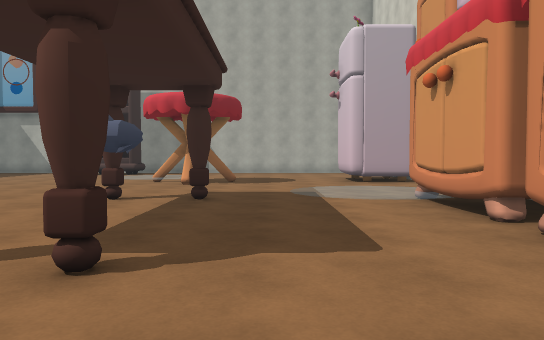
view 1 (above)

24 first-person views from a walk through a scene from a Unity 3-D project. The camera is 1.3 m above the floor, tilts 2° down and sees 70° across. The floor is counted in squares, 1.41 m on a side. Each view is taken from the middle of a square. On the plan, view 1 faces up. The plan holds only what a view shows up to about 13 squares ahead; the rest is blank. The place goes on beyond the plan. The player character is not drawn. Door leaves are left out, so doorways stand open.

view 2
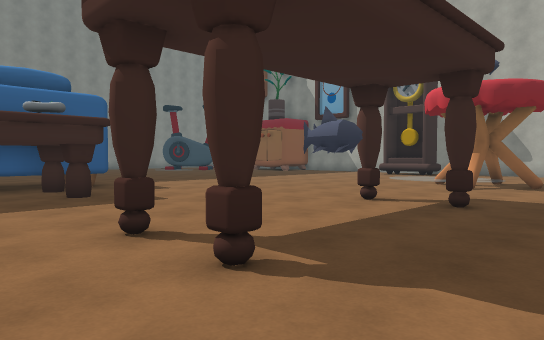

view 3
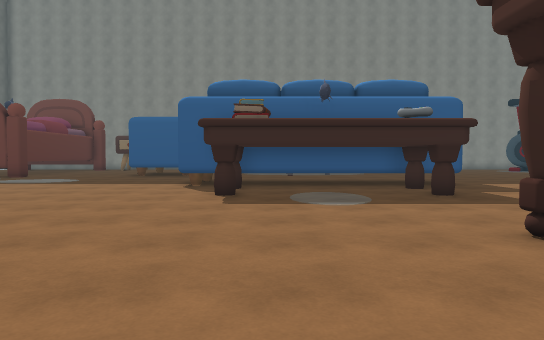

view 4
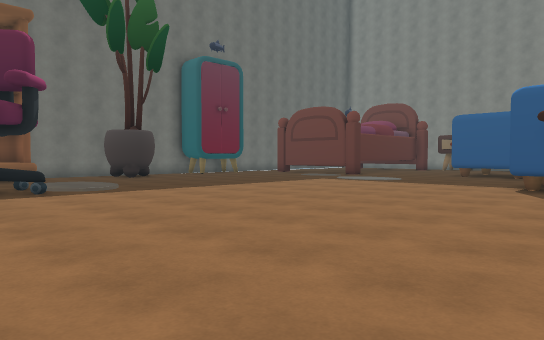

view 5
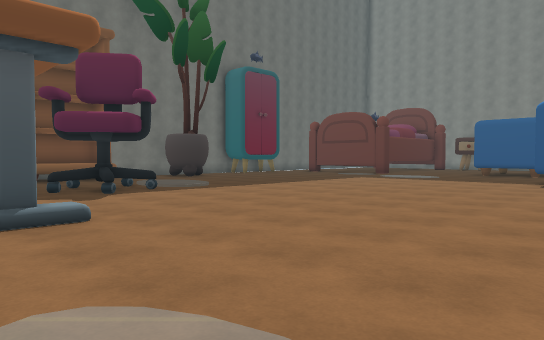

view 6
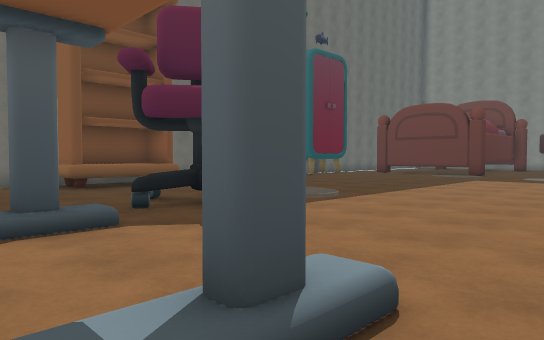

view 7
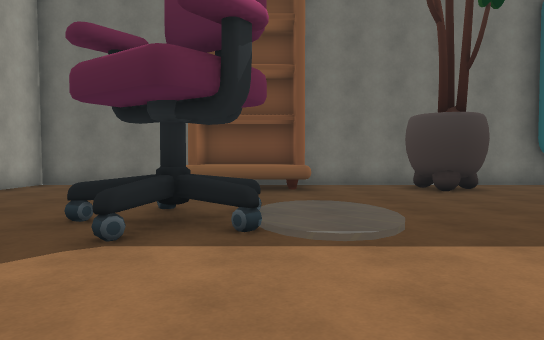

view 8
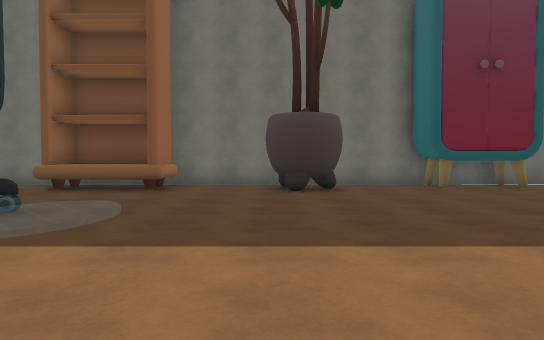

view 9
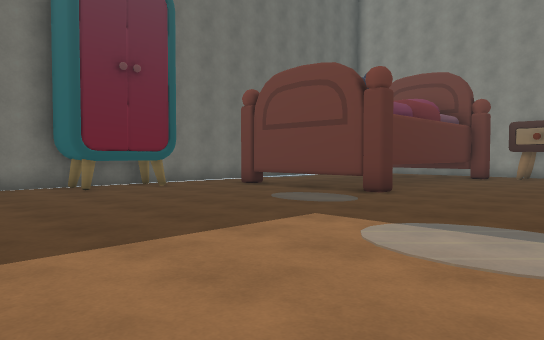

view 10
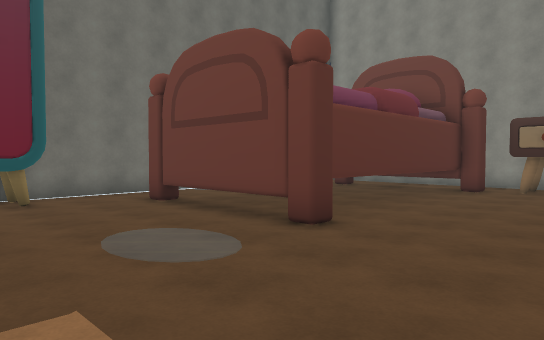

view 11
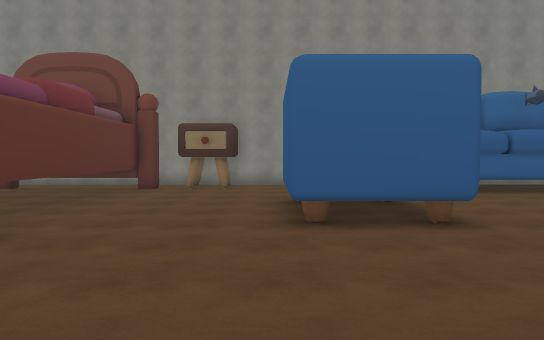

view 12
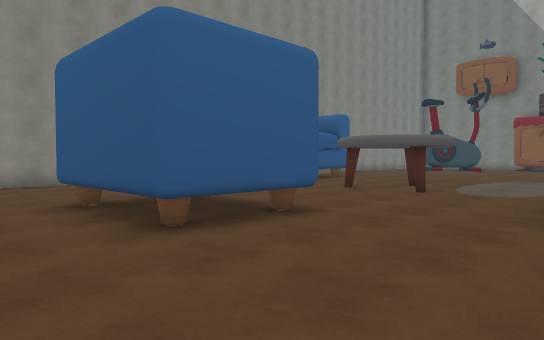

view 13
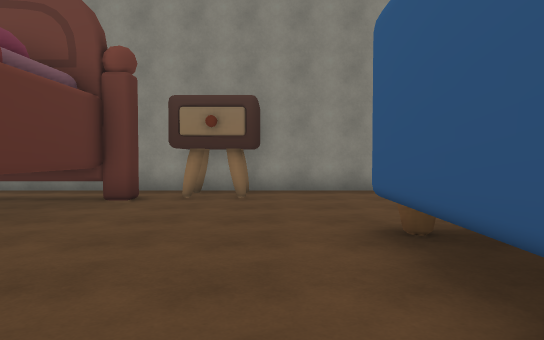

view 14
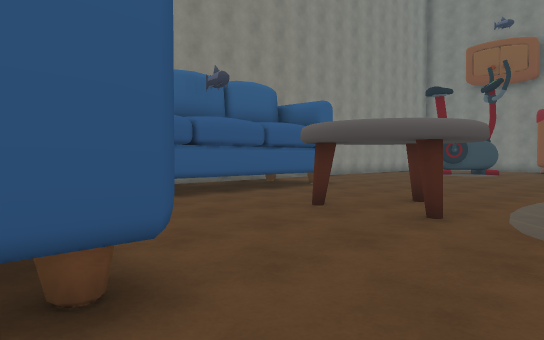

view 15
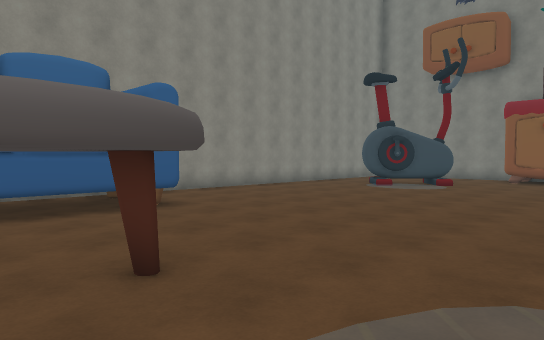

view 16
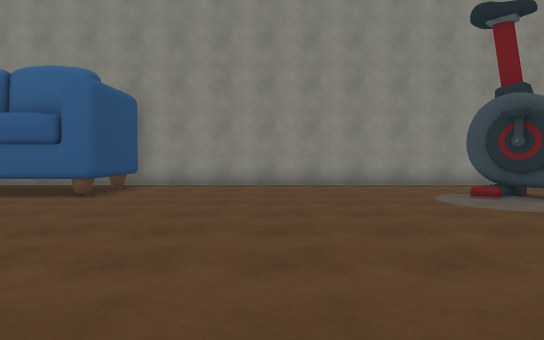

view 17
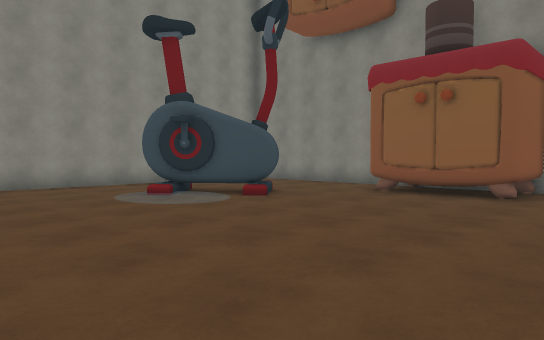

view 18
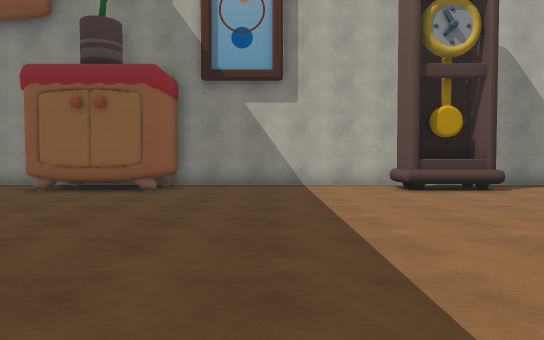

view 19
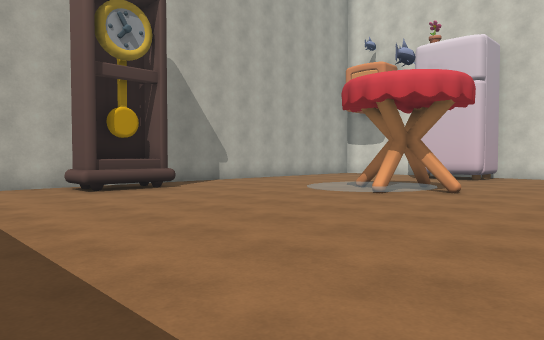

view 20
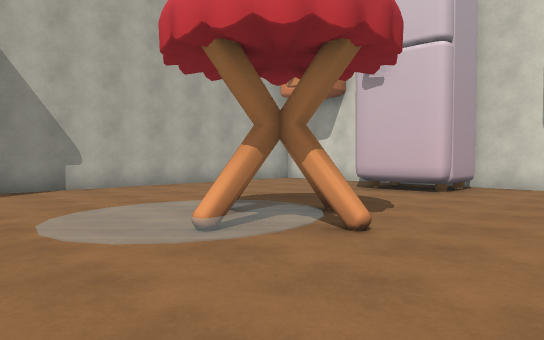

view 21
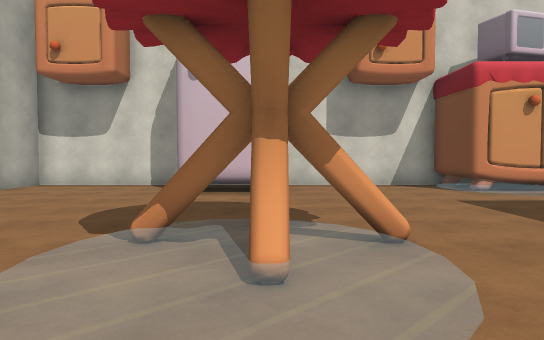

view 22
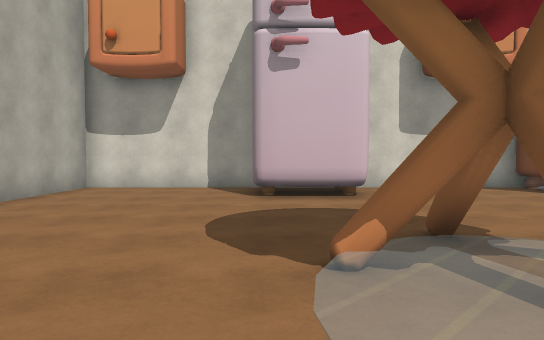

view 23
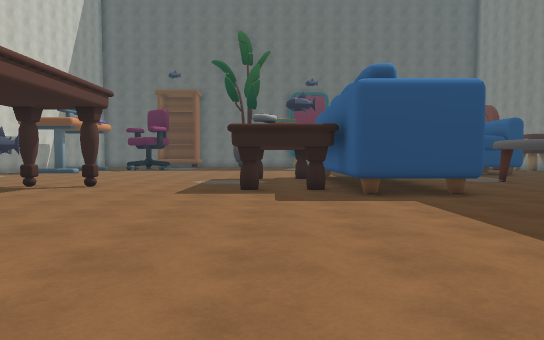

view 24
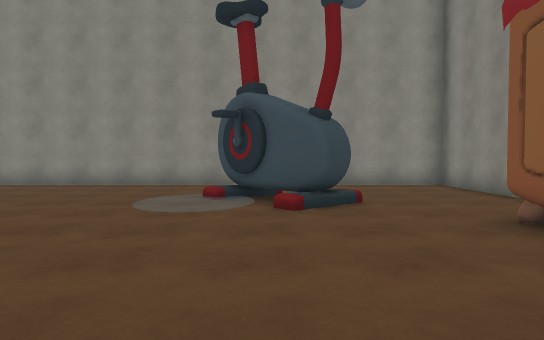

### Floor plan
Key: @ floor where view 1 was taken; # wall or solid block; . main floor; : floor 0.25 m higher than the main floor; / step, stairs or slope; D open door; = window, fence, low wall or low ledge; ^ raised ledge; T thing the floor can be seen under or through; O other object.
Columns run from 27 left of view 1 to 6 right of it. Each row starts with its distance up from view 1.
 22 #######    ########  #############
 21 #.......O O#.....................#
 20 #.......OOO#......^^#............#
 19 #................................#
 18 #................................#
 17 #.... O..........................#
 16 #..OOO................./......#O
 15 #...O................/::O.....=O
 14 #..................../:OOO....#O##
 13 #.....................//O........#
 12 #................................#
 11 #................................#
 10 #........... ................//..#
  9 #...........  ..............:::/.#
  8 #........... ...............::OOO
  7 #...........................//O
  6 #.###........####........O....OOO
  5 #####........ ###..............
  4     #......./   ####..........O
  3     #...OO./:   #   ....#.#...
  2     #..OOOO::   #   ..........
  1     #..OOOO::   #   ....... .
  0     #...OO./:   #   .......@.. .
 -1     #......//   ####...........
 -2       .......   #...............
 -3       .......   #...............
 -4          OO....................
 -5 #.....    O.....................
 -6 #.....OOOOO.....//............O
 -7 #...............::..............
 -8 #...............//..............
 -9 ##O............................
-10 ##O.....................//.O..O
-11 #..#.......#............:/OO..
-12 #..########T............:/OOO.
-13  ..^       T............/..O...
-14  ..^       T....................
-15            T....................
-16         ...T........#....DDD.....
-17         :/....###...##..# DD.. ..#
-18          .....###...#...####.. ..#
-19           ########################

Positions as (right, up) in squares from view 1, and headings:
1: (0, 0), facing up
2: (1, 1), facing up-left
3: (1, 0), facing left
4: (1, 0), facing down-left
5: (4, 0), facing down-left
6: (4, -5), facing down-left
7: (-2, -6), facing down
8: (-6, -6), facing down
9: (-7, -6), facing down-left
10: (-11, -7), facing down-left
11: (-11, -7), facing left
12: (-13, -9), facing up-left
13: (-16, -8), facing left
14: (-15, -5), facing up-left
15: (-15, 1), facing up-left
16: (-14, 10), facing left
17: (-14, 10), facing up-left
18: (-13, 9), facing up
19: (-13, 9), facing up-right
20: (-7, 10), facing up-right
21: (-7, 14), facing right
22: (-6, 16), facing right
23: (-9, 15), facing down
24: (-14, 16), facing left
